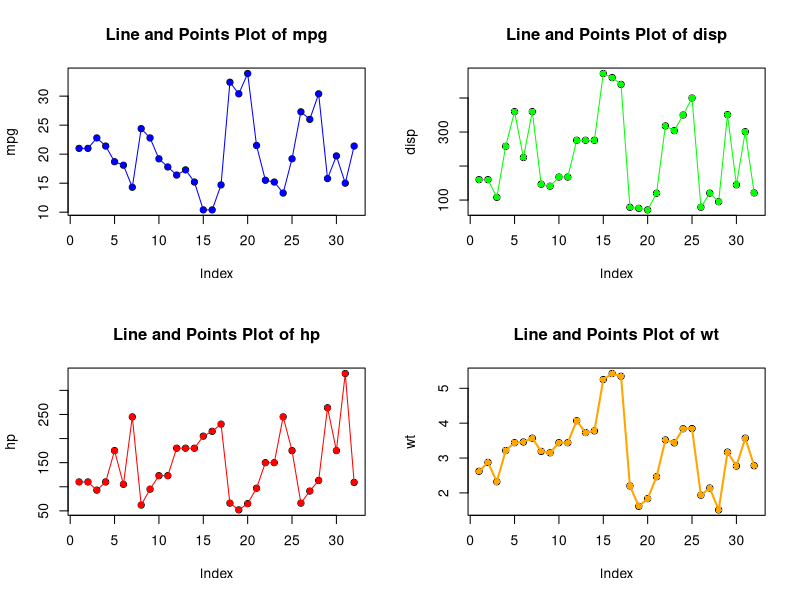
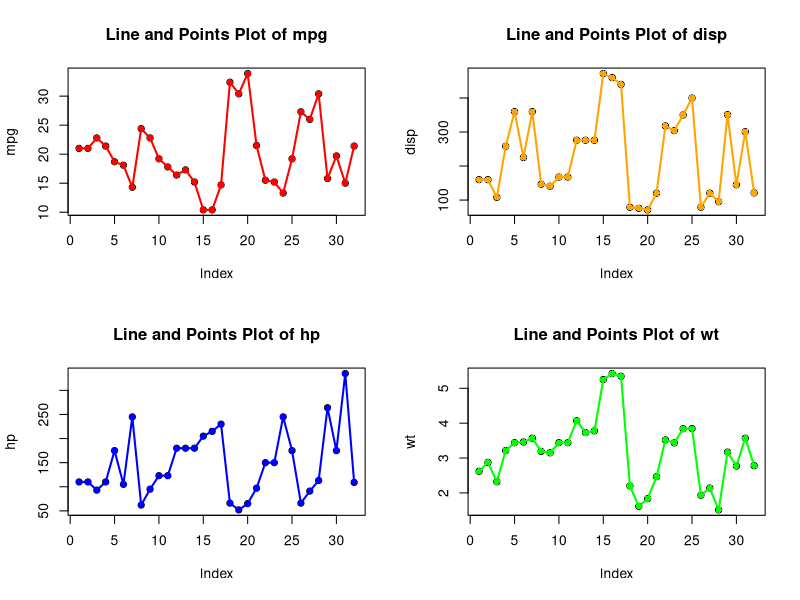

R code for these plots, in order:
# Load the mtcars dataset
data(mtcars)
#10a
# Select four different continuous variables from the mtcars dataset
selected_vars <- c("mpg", "disp", "hp", "wt")

# Set up multiple plots
par(mfrow = c(2, 2))

# Define colors and line widths for each variable
colors <- c("blue", "green", "red", "orange")
line_widths <- c(1, 1, 1, 2)  # Adjust line widths as needed

# Create a plot for each selected variable with one variable highlighted
for (i in seq_along(selected_vars)) {  # Use seq_along instead of 1:length
  var <- selected_vars[i]
  col <- colors[i]
  lwd <- line_widths[i]
  
  plot(mtcars[, var], xlab = "Index", ylab = var, main = paste("Line and Points Plot of", var))
  lines(mtcars[, var], col = col, lwd = lwd)
  points(mtcars[, var], col = col, pch = 16)
}
#10b
# Choose one variable from each group and highlight it with a different color
highlight_vars <- c("mpg", "disp", "hp", "wt")
highlight_colors <- c("red", "orange", "blue", "green")

for (i in seq_along(highlight_vars)) {  # Use seq_along instead of 1:length
  var <- highlight_vars[i]
  col <- highlight_colors[i]
  
  plot(mtcars[, var]
       , xlab = "Index", ylab = var, main = paste("Line and Points Plot of", var))
  lines(mtcars[, var], col = col, lwd = 2)
  points(mtcars[, var], col = col, pch = 16)
}
